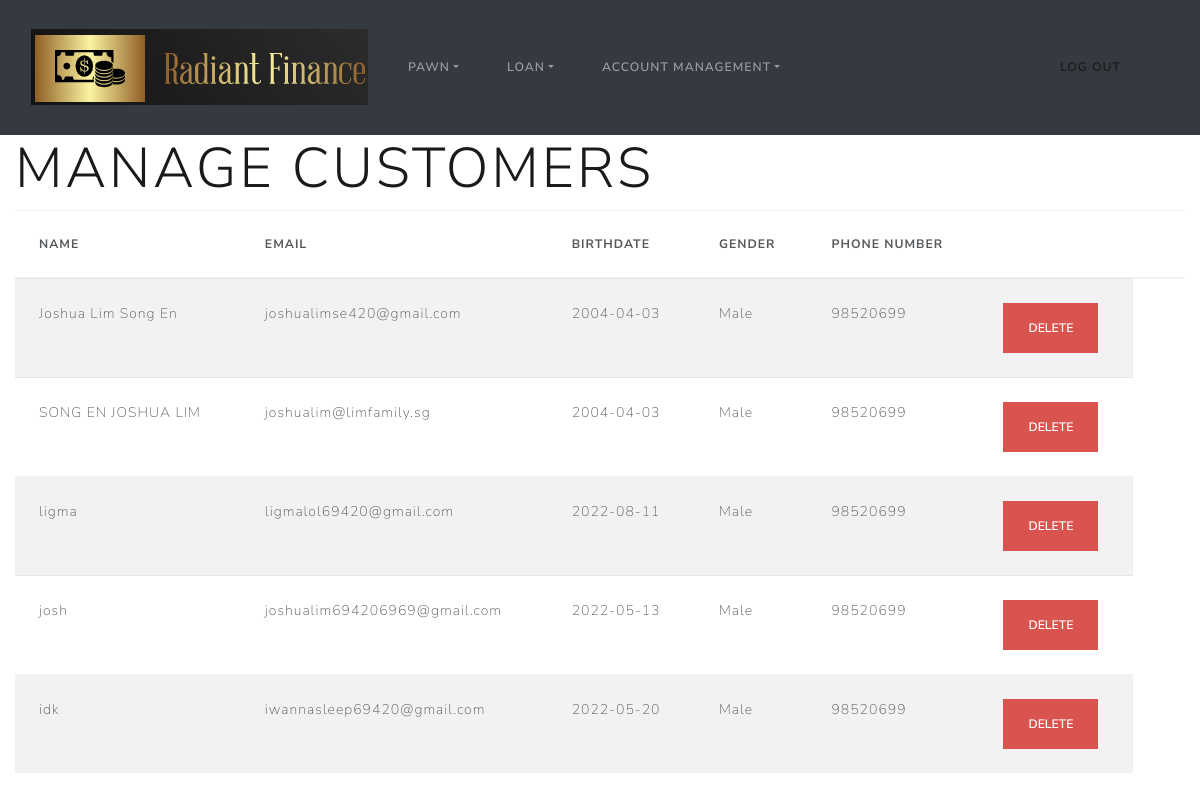
Page /manageCustomer (signed in) on the committed database.
### __init__.py (models this page shows)
class User(db.Model, UserMixin):
    id = db.Column(db.Integer, primary_key=True)
    name = db.Column(db.String(20), nullable=False)
    gender = db.Column(db.String(1), nullable=False)
    phone = db.Column(db.String(8), nullable=False)
    birthdate = db.Column(db.Date, nullable=False)
    email = db.Column(db.String(30), nullable=False)
    password = db.Column(db.String(100), nullable=False)
    role = db.Column(db.Integer, nullable=False)
    passwordChange = db.Column(db.Date, nullable=False)
    passAttempt = (db.Column(db.Integer, nullable=False))
    TWOFAStatus = db.Column(db.String(30), nullable=False)
    FUI = db.Column(db.String(300), nullable=True)
    FUI_ID = db.Column(db.String(300), nullable=True)
    verified = db.Column(db.Integer, nullable=True)

### __init__.py (the view)
@app.route('/manageCustomer', methods=['GET', 'POST'])
@login_required
def manage_customers():
    role = session['role']
    if role == 1:
        pass
    else:
        return redirect(url_for('main'))
    return render_template('manageCustomer.html', Users=User.query.all())

### __init__.py (called while the page is built)
@login_manager.user_loader
def load_user(user_id):
    return User.query.get(int(user_id))

### templates/manageCustomer.html (shortened to what this page needs)
{% extends "baseDashboard.html" %}
{% block content %}
<h1 class="display-4">Manage Customers</h1>
<div>
  <table class="table table-striped">
    <thead>
      <tr>
        <th>Name</th>
        <th>Email</th>
        <th>BirthDate</th>
        <th>gender</th>
        <th>Phone Number</th>
        <th></th>
        <th></th>
      </tr>
    </thead>
    <tbody>
      {% for User in Users %}
      {%if User.role==0%}
        <tr>
          <td>{{ User.name }}</td>
          <td>{{ User.email }}</td>
          <td>{{User.birthdate}}</td>
          {% if User.gender == "F" %}
            <td>Female</td>
          {% elif User.gender == "M" %}
            <td>Male</td>
          {% endif %}
          <td>{{User.phone}}</td>
        <td>
            <form action="{{url_for('delete_customer', id=User.id)}}" method="POST">
          <form type="button" class="btn btn-danger" data-bs-toggle="modal" data-bs-target="#myModal_{{User.id}}">
            <input type="submit" value="Delete" class="btn btn-danger">
          </form>
            </form>
          </td>
        </tr>
        {%endif%}
      {% endfor %}
    </tbody>
  </table>
</div>
{% endblock %}

### templates/baseDashboard.html (shortened to what this page needs)
<!DOCTYPE html>
<html lang="en">
<head>
    <link rel="stylesheet" href="https://cdn.jsdelivr.net/npm/bootswatch@4.5.2/dist/lux/bootstrap.min.css">
</head>
<body>
    {% block navbar %}
        {% include 'includes/_navbarDashBoard.html' %}
    {% endblock %}
    <div class="container-fluid">
        {% block content %}
        {% endblock %}
    </div>
</body>
</html>

### templates/includes/_navbarDashboard.html (shortened to what this page needs)
<nav class="navbar navbar-expand-sm bg-dark navbar-dark">
  <div class="container-fluid">
    <a class="navbar-brand" href="/dashboard"><img src="static/img/logo.png" alt=""></a>
    <div class="collapse navbar-collapse" id="collapsibleNavbar">
      <ul class="navbar-nav">
        <li class="nav-item dropdown">
              <a class="nav-link dropdown-toggle" href="#" role="button" data-bs-toggle="dropdown">Pawn</a>
        </li>
         <li class="nav-item dropdown">
              <a class="nav-link dropdown-toggle" href="#" role="button" data-bs-toggle="dropdown">Loan</a>
        </li>
          <li class="nav-item dropdown">
              <a class="nav-link dropdown-toggle" href="#" role="button" data-bs-toggle="dropdown">Account Management</a>
        </li>
      </ul>
        <ul class = "like">
        <div class = "Loke">
          <li class="nav-item">
          <a class="nav-link" href="/logout">Log Out</a>
          </li>
        </div>
        </ul>
    </div>
  </div>
</nav>

### templates/includes/_navbarDashboard.html (style rules this page uses)
.like { display: flex; flex-direction: column; margin-left: auto; margin-bottom: 0; list-style: none; }

### rows in the picture
User: name "Joshua Lim Song En", email "joshualimse420@gmail.com", birthdate "2004-04-03", gender "Male", phone "98520699"
User: name "SONG EN JOSHUA LIM", email "joshualim@limfamily.sg", birthdate "2004-04-03", gender "Male", phone "98520699"
User: name "ligma", email "ligmalol69420@gmail.com", birthdate "2022-08-11", gender "Male", phone "98520699"
User: name "josh", email "joshualim694206969@gmail.com", birthdate "2022-05-13", gender "Male", phone "98520699"
User: name "idk", email "iwannasleep69420@gmail.com", birthdate "2022-05-20", gender "Male", phone "98520699"
